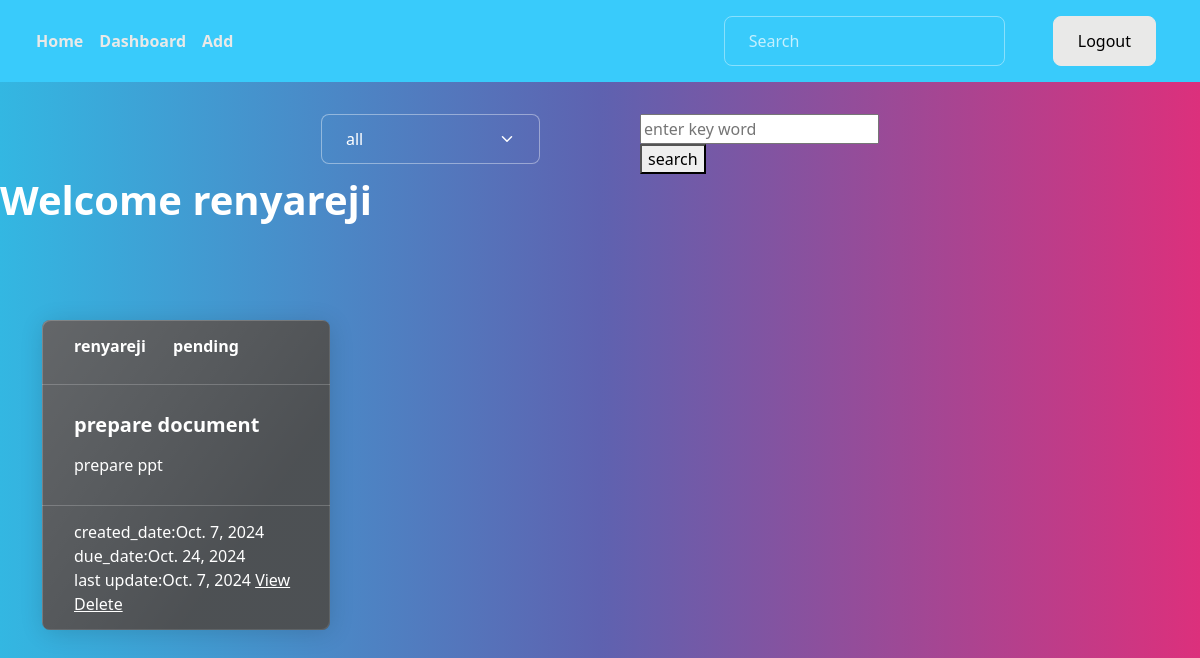
/tasks/all/ (signed in), run on an earlier commit of the app's database.
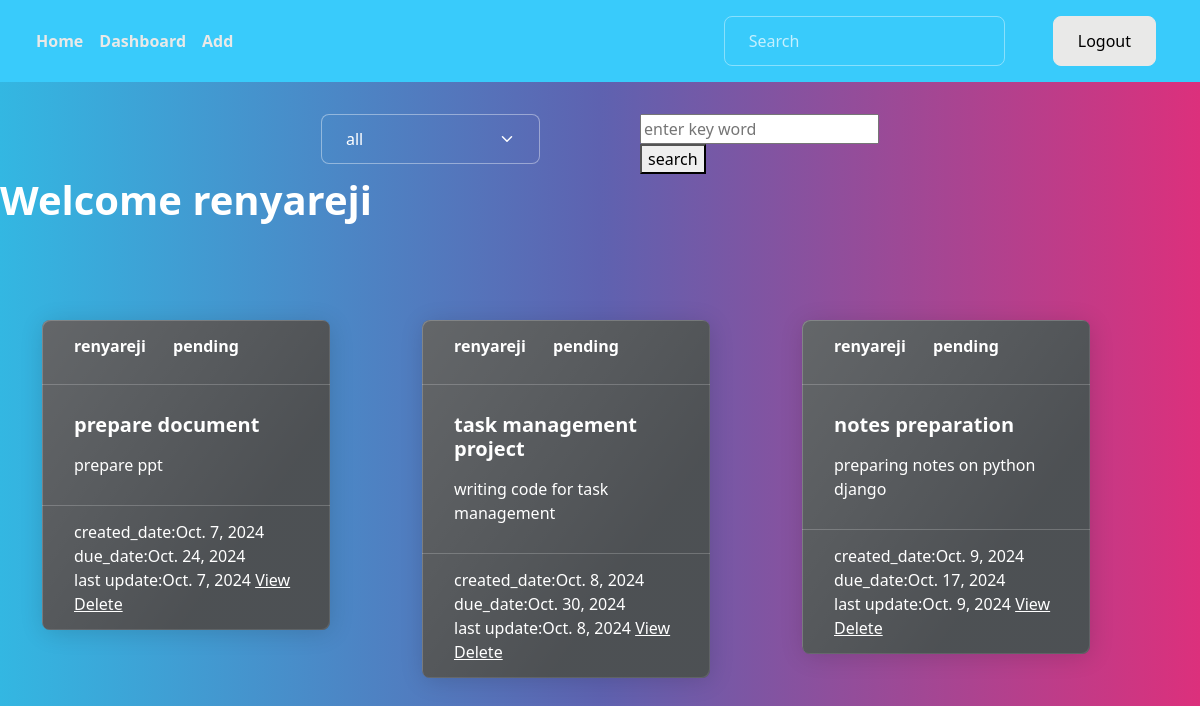
And on a later commit of the database.
### notes/models.py (models this page shows, shortened)
class Task(models.Model):
    title=models.CharField(max_length=200)
    description=models.TextField()
    created_date=models.DateTimeField(auto_now_add=True)  #no need to give this in forms  #auto_now works updated every time changes applied,auto_now_add created date
    due_date=models.DateTimeField(null=True)
    updated_date=models.DateTimeField(auto_now=True)
    category_choices=(
        ("personal","personal"),
        ("business","business")
    )
    category=models.CharField(max_length=200,choices=category_choices,default="personal")
    status_choices=(
        ("pending","pending"),
        ("in-progress","in-progress"),
        ("done","done")
    )
    status=models.CharField(max_length=200,choices=status_choices,default="pending")
    user=models.ForeignKey(User,on_delete=models.CASCADE)

### notes/views.py (the view)
# urls.py: path('tasks/all/',views.TaskListView.as_view(),name='task-list'),
@method_decorator(decs,name="dispatch")
class TaskListView(View):
    def get(self,request,*args,**kwargs):
        print(request.GET.get("search_text"))
        search_text=request.GET.get("search_text")
        selected_category=request.GET.get("category","all")
        if selected_category == "all":
            qs=Task.objects.filter(user=request.user)
        else:
            qs=Task.objects.filter(category=selected_category,user=request.user)
        if search_text!=None:
            qs=Task.objects.filter(user=request.user)
            qs=qs.filter(
                                    Q(title__icontains=search_text)|       #icontains---search caseinsesitive
                                    Q(description__icontains=search_text)
                                    )
        return render(request,"task_list.html",{"tasks":qs,"selected":selected_category})

### notes/templates/task_list.html (shortened to what this page needs)
{%extends 'base.html'%}
{%block main_block%}
<div class="container my-3">
    <div class="w-50 mx-auto d-flex justify-content-between">
        <form action="" style="width: 50%;height: 30px;">
            <select name="category" id="" class="form-select" onchange="this.form.submit()">
                <option value="all" {%if selected == 'all' %} selected {%endif%}>all</option>
            </select>
        </form>
        <form action="" style="width: 70%; height: 30px;padding-left: 100px;">
            <input type="text" placeholder="enter key word" name="search_text">
            <button type="submit">search</button>
        </form>
    </div>
</div>
<h1>Welcome {{request.user}}</h1>
<div class="container mt-5">
    <div class="row">
        {%for t in tasks%}
        <div class="col-4">
            <div class="card text-bg-dark mb-3" style="max-width: 18rem;">
                <div class="card-header d-flex justify-content-between">
                    <div>{{t.user}} </div>
                    <div>{{t.status}}</div>
                    <div>
                    </div>
                </div>
                <div class="card-body">
                    <h5 class="card-title">{{t.title}}</h5>
                    <p class="card-text">{{t.description}}</p>
                </div>
                <div class="card-footer text-body-white">
                    created_date:{{t.created_date|date}}
                    due_date:{{t.due_date|date}}
                    <br>
                    last update:{{t.updated_date|date}}
                    <a href="{%url 'task-update' t.id %}">View</a>
                    <a href="{%url 'task-delete' t.id%}">Delete</a>
                </div>
            </div>
        </div>
        {%endfor%}
    </div>
{%endblock%}

### notes/templates/base.html (shortened to what this page needs)
<!DOCTYPE html>
{%load static%}
<html lang="en">
<head>
    <link rel="stylesheet" href="{%static 'css/bootstrap.min.css'%}">
</head>
<body>
    <nav class="navbar navbar-expand-lg bg-info">
        <div class="container-fluid">
          <div class="collapse navbar-collapse" id="navbarSupportedContent">
            <ul class="navbar-nav me-auto mb-2 mb-lg-0">
              <li class="nav-item">
                <a class="nav-link text-light active" aria-current="page" href="{%url 'task-list'%}" style="font-weight: bold;">Home</a>
              </li>
              <li class="nav-item">
                <a href="{%url 'task-summary'%}" class="nav-link text-light" style="font-weight: bold;">Dashboard</a>
              </li>
              <li class="nav-item">
                <a href="{%url 'task-add'%}" class="nav-link text-light" style="font-weight: bold;">Add</a>
              </li>
            </ul>
            <form class="d-flex" role="search" action="{%url 'task-list'%}">
              <input class="form-control me-2" type="search" placeholder="Search" aria-label="Search" name="search_text">
            </form>
              <a href="{%url 'signout'%}" class="btn btn-light mx-3"style="width: auto;height:50px">Logout</a>
          </div>
        </div>
      </nav>
    {%block main_block%}
    {%endblock%}
</body>
</html>

What changed in the data, as far as the page shows it:
added Task: user "renyareji", status "pending", title "task management project", description "writing code for task management", created_date "Oct. 8, 2024", due_date "Oct. 30, 2024", updated_date "Oct. 8, 2024"
added Task: user "renyareji", status "pending", title "notes preparation", description "preparing notes on python django", created_date "Oct. 9, 2024", due_date "Oct. 17, 2024", updated_date "Oct. 9, 2024"
